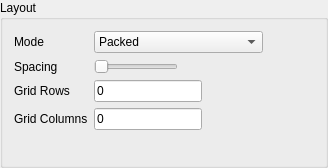
<?xml version="1.0" encoding="UTF-8"?>
<ui version="4.0">
 <class>GroupBox</class>
 <widget class="QGroupBox" name="GroupBox">
  <property name="geometry">
   <rect>
    <x>0</x>
    <y>0</y>
    <width>328</width>
    <height>168</height>
   </rect>
  </property>
  <property name="windowTitle">
   <string>GroupBox</string>
  </property>
  <property name="title">
   <string>Layout</string>
  </property>
  <layout class="QFormLayout" name="formLayout">
   <property name="fieldGrowthPolicy">
    <enum>QFormLayout::FieldsStayAtSizeHint</enum>
   </property>
   <item row="0" column="0">
    <widget class="QLabel" name="label">
     <property name="text">
      <string>Mode</string>
     </property>
    </widget>
   </item>
   <item row="0" column="1">
    <widget class="QComboBox" name="modeCombo">
     <item>
      <property name="text">
       <string>Packed</string>
      </property>
     </item>
     <item>
      <property name="text">
       <string>Packed With Fluid Layout</string>
      </property>
     </item>
     <item>
      <property name="text">
       <string>Row</string>
      </property>
     </item>
     <item>
      <property name="text">
       <string>Column</string>
      </property>
     </item>
     <item>
      <property name="text">
       <string>Grid</string>
      </property>
     </item>
     <item>
      <property name="text">
       <string>Manual</string>
      </property>
     </item>
     <item>
      <property name="text">
       <string>Static</string>
      </property>
     </item>
    </widget>
   </item>
   <item row="1" column="0">
    <widget class="QLabel" name="label_2">
     <property name="text">
      <string>Spacing</string>
     </property>
    </widget>
   </item>
   <item row="1" column="1">
    <widget class="QSlider" name="spacingSlider">
     <property name="maximum">
      <number>999</number>
     </property>
     <property name="orientation">
      <enum>Qt::Horizontal</enum>
     </property>
     <property name="invertedAppearance">
      <bool>false</bool>
     </property>
     <property name="invertedControls">
      <bool>false</bool>
     </property>
     <property name="tickPosition">
      <enum>QSlider::NoTicks</enum>
     </property>
    </widget>
   </item>
   <item row="2" column="0">
    <widget class="QLabel" name="gridRowsLabel">
     <property name="text">
      <string>Grid Rows</string>
     </property>
    </widget>
   </item>
   <item row="2" column="1">
    <widget class="QLineEdit" name="gridRowsLineEdit">
     <property name="text">
      <string>0</string>
     </property>
    </widget>
   </item>
   <item row="3" column="0">
    <widget class="QLabel" name="gridColumnsLabel">
     <property name="text">
      <string>Grid Columns</string>
     </property>
    </widget>
   </item>
   <item row="3" column="1">
    <widget class="QLineEdit" name="gridColumnsLineEdit">
     <property name="text">
      <string>0</string>
     </property>
    </widget>
   </item>
   <item row="4" column="0">
    <spacer name="verticalSpacer">
     <property name="orientation">
      <enum>Qt::Vertical</enum>
     </property>
     <property name="sizeHint" stdset="0">
      <size>
       <width>20</width>
       <height>1</height>
      </size>
     </property>
    </spacer>
   </item>
  </layout>
 </widget>
 <resources/>
 <connections/>
</ui>
